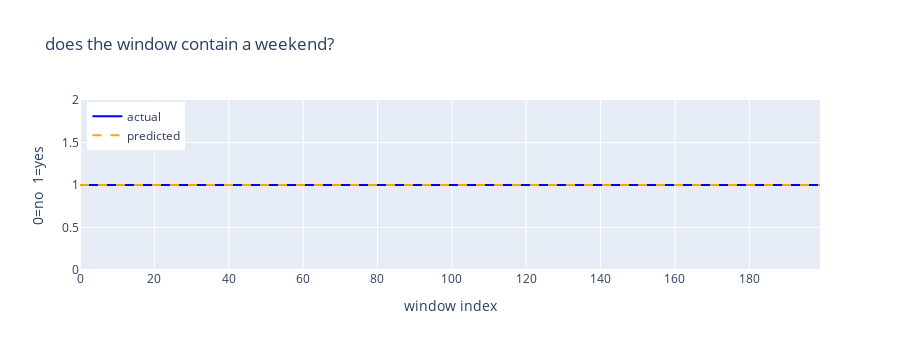

Notebook cell for this chart:
### Code cell
# visualization
start, end = 500, min(700, num_windows)
window_idx = np.arange(end - start)
fig = go.Figure()
fig.add_trace(
    go.Scatter(
        x=window_idx,
        y=Y[start:end],
        mode="lines",
        name="actual",
        line=dict(color="blue", shape="hv"),
    )
)
fig.add_trace(
    go.Scatter(
        x=window_idx,
        y=pred[start:end],
        mode="lines",
        name="predicted",
        line=dict(color="orange", shape="hv", dash="dash"),
    )
)
fig.update_layout(
    title="does the window contain a weekend?",
    xaxis_title="window index",
    yaxis_title="0=no  1=yes",
    height=350,
    legend=dict(yanchor="top", y=0.99, xanchor="left", x=0.01),
)

fig.show()

### Figure 1 — Plotly figure (JSON) as saved in the notebook; plotly's stock layout.template omitted (floating-point values rounded to 4 significant figures; data arrays with more than 128 entries replaced by an {"elided": "..."} marker saying what was removed)
{"data": [{"line": {"color": "blue", "shape": "hv"}, "mode": "lines", "name": "actual", "type": "scatter", "x": {"elided": "200 int values"}, "y": {"elided": "200 int values"}}, {"line": {"color": "orange", "dash": "dash", "shape": "hv"}, "mode": "lines", "name": "predicted", "type": "scatter", "x": {"elided": "200 int values"}, "y": {"elided": "200 int values"}}], "layout": {"height": 350, "legend": {"x": 0.01, "xanchor": "left", "y": 0.99, "yanchor": "top"}, "title": {"text": "does the window contain a weekend?"}, "xaxis": {"title": {"text": "window index"}}, "yaxis": {"title": {"text": "0=no  1=yes"}}}}
